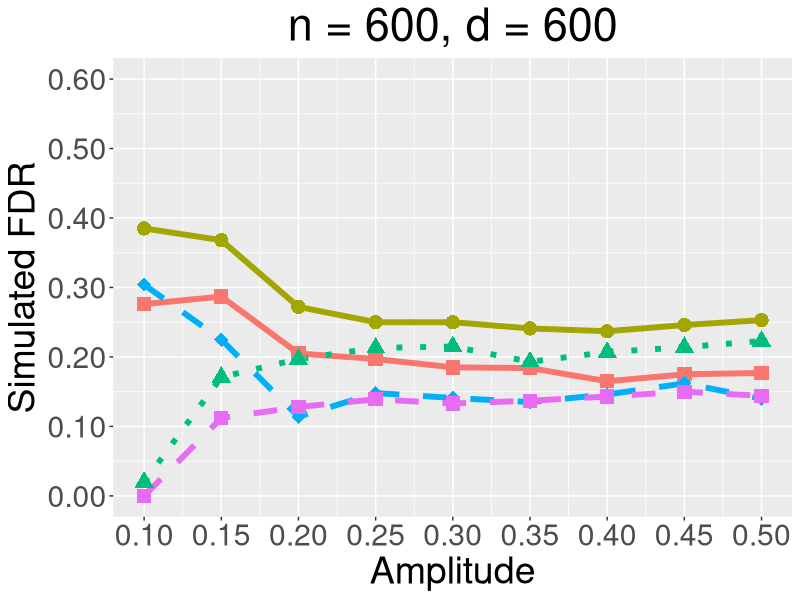
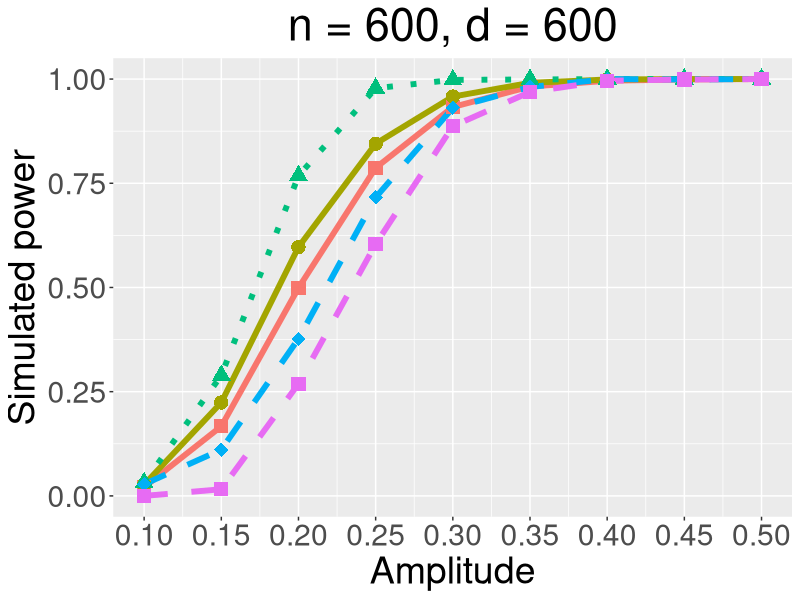
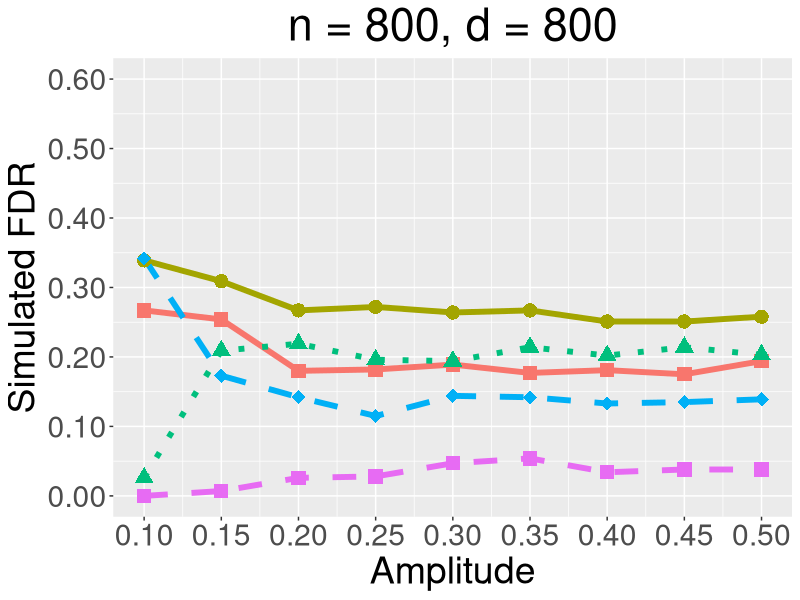
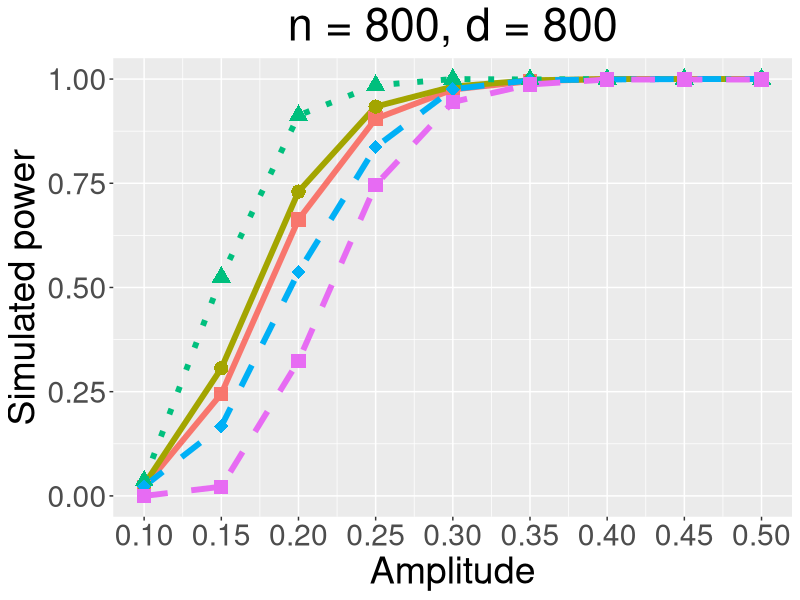
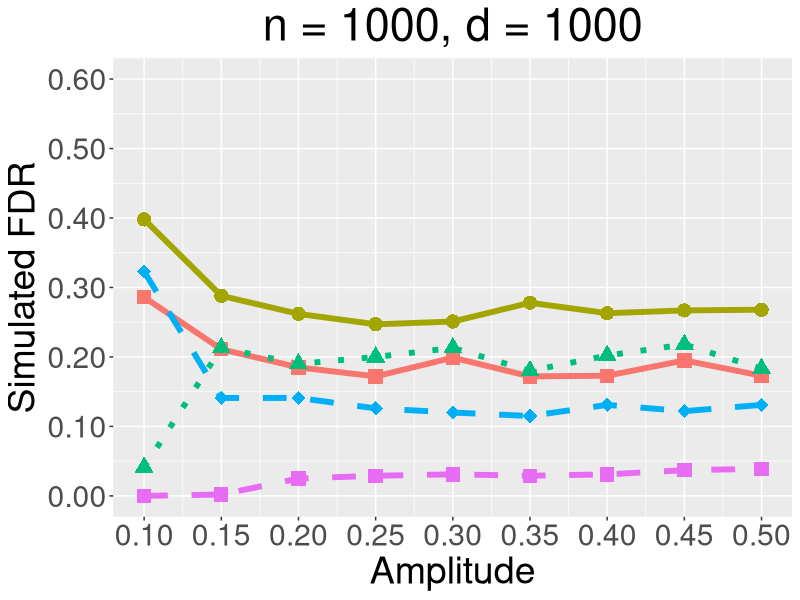
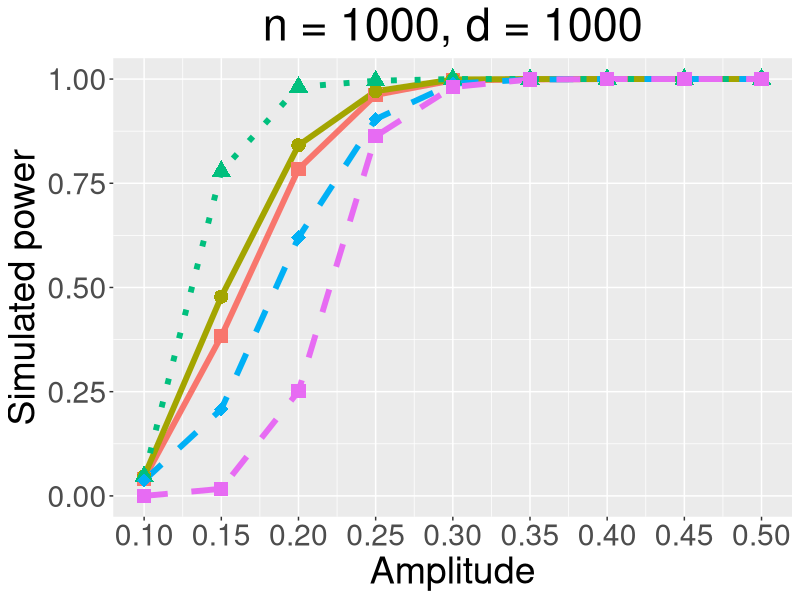

R code for these plots, in order:
library(ggplot2)


########################################################
#DATA


n600p600fdr_02 = matrix(c(0.276,0.385,0.020,0.304,0,
                        0.287,0.368,0.171,0.225,0.112,
                        0.205,0.272,0.197,0.114,0.128,
                        0.197,0.250,0.213,0.148,0.139,
                        0.185,0.250,0.215,0.141,0.133,
                        0.184,0.241,0.193,0.135,0.137,
                        0.165,0.237,0.207,0.146,0.143,
                        0.175,0.246,0.214,0.162,0.150,
                        0.177,0.253,0.223,0.140,0.144),
                      byrow = TRUE, nrow = 9, ncol = 5)


n600p600power_02 = matrix(c(0.021,0.027,0.032,0.028,0,
                          0.167,0.224,0.289,0.111,0.016,
                          0.499,0.597,0.768,0.377,0.269,
                          0.787,0.845,0.978,0.716,0.604,
                          0.933,0.958,0.998,0.931,0.887,
                          0.982,0.991,0.999,0.981,0.969,
                          0.996,0.999,1,1,0.996,
                          0.999,1,1,0.999,0.999,
                          1,1,1,1,1),
                        byrow = TRUE, nrow = 9, ncol = 5)


###########################################################


n800p800fdr_02 = matrix(c(0.267,0.339,0.026,0.342,0,
                          0.254,0.309,0.209,0.173,0.007,
                          0.180,0.267,0.219,0.142,0.026,
                          0.182,0.272,0.196,0.115,0.028,
                          0.189,0.264,0.194,0.144,0.047,
                          0.177,0.267,0.214,0.142,0.054,
                          0.181,0.251,0.202,0.133,0.034,
                          0.175,0.251,0.214,0.135,0.038,
                          0.194,0.258,0.203,0.139,0.038),
                        byrow = TRUE, nrow = 9, ncol = 5)


n800p800power_02 = matrix(c(0.021,0.027,0.036,0.023,0,
                            0.245,0.306,0.525,0.167,0.022,
                            0.663,0.730,0.913,0.537,0.324,
                            0.905,0.934,0.985,0.837,0.746,
                            0.975,0.982,1,0.976,0.945,
                            0.995,0.997,0.999,0.997,0.987,
                            1,1,1,0.999,0.999,
                            1,1,1,1,0.999,
                            1,1,1,1,0.999),
                          byrow = TRUE, nrow = 9, ncol = 5)

###########################################################


n1000p1000fdr_02 = matrix(c(0.286,0.398,0.041,0.323,0,
                        0.211,0.288,0.213,0.141,0.002,
                        0.185,0.262,0.190,0.141,0.025,
                        0.172,0.247,0.200,0.126,0.029,
                        0.199,0.251,0.213,0.120,0.031,
                        0.172,0.278,0.180,0.115,0.029,
                        0.173,0.263,0.202,0.131,0.031,
                        0.195,0.267,0.218,0.122,0.037,
                        0.173,0.268,0.183,0.131,0.039),
                      byrow = TRUE, nrow = 9, ncol = 5)


n1000p1000power_02 = matrix(c(0.041,0.047,0.047,0.037,0,
                          0.383,0.478,0.779,0.208,0.017,
                          0.784,0.841,0.981,0.620,0.251,
                          0.962,0.971,0.996,0.904,0.863,
                          0.997,0.999,1,0.989,0.981,
                          0.999,1,1,0.999,0.999,
                          1,1,1,1,1,
                          1,1,1,1,1,
                          1,1,1,1,1),
                        byrow = TRUE, nrow = 9, ncol = 5)

##########################################################


###DRAW


# fdr01, 6 figures


# Figure 2-1
# Set x label, it is public.
amp = rep(c(0.1,0.15,0.2,0.25,0.3,0.35,0.4,0.45,0.5), times = 5)

type = rep(c('A','B','C','D','E'), each = 9)

points = c('A' = 15, 'B' = 16, 'C' = 17, 'D' = 18, 'E' = 15)

# Read the data into dataframe.
fdr21 = c(n600p600fdr_02[,1], n600p600fdr_02[,2], n600p600fdr_02[,3], n600p600fdr_02[,4], n600p600fdr_02[,5])
df21 = data.frame(amp = amp, type = type, fdr = fdr21)

# DRAW
n600p600fdr_02 = 
  ggplot(data = df21, mapping = aes(x = amp, y = fdr, colour = type, shape = type, linetype = type)) + scale_linetype_manual(values=c("solid", "solid", "dotted", "dashed", "dashed")) + scale_shape_manual(values = points)+ geom_line(linewidth = 2) + geom_point(size = 4.5) + scale_x_continuous(name = "Amplitude", breaks = seq(0.1, 0.5, by = 0.05), labels = c("0.10", "0.15", "0.20", "0.25", "0.30", "0.35", "0.40", "0.45","0.50"), limits = c(0.1, 0.5)) + ggtitle("n = 600, d = 600") + theme(legend.position = 'none', text = element_text(size = 27), plot.title = element_text(hjust = 0.5)) + scale_y_continuous(name = "Simulated FDR", breaks = seq(0, 0.6, by = 0.1), labels = c("0.00","0.10", "0.20", "0.30", "0.40", "0.50", "0.60"), limits = c(0,0.6))

# SAVE
ggsave("n600p600fdr_02.pdf", device = "pdf", path = "C:/Users/朱正天/Desktop/Knockoff_code/Knockoff_pre/S3", width = 8, height = 6)


# Figure 2-2

# Read the data into dataframe.
pwr22 = c(n600p600power_02[,1], n600p600power_02[,2], n600p600power_02[,3], n600p600power_02[,4], n600p600power_02[,5])
df22 = data.frame(amp = amp, type = type, power = pwr22)

# DRAW
n600p600power_02 = 
  ggplot(data = df22, mapping = aes(x = amp, y = power, colour = type, shape = type, linetype = type)) + scale_linetype_manual(values=c("solid", "solid", "dotted", "dashed", "dashed")) + scale_shape_manual(values = points)+ geom_line(linewidth = 2) + geom_point(size = 4.5) + scale_x_continuous(name = "Amplitude", breaks = seq(0.1, 0.5, by = 0.05), labels = c("0.10", "0.15", "0.20", "0.25", "0.30", "0.35", "0.40", "0.45","0.50"), limits = c(0.1, 0.5)) + scale_y_continuous(name = "Simulated power", breaks = seq(0, 1, by = 0.25), labels = c("0.00","0.25", "0.50", "0.75", "1.00"), limits = c(0,1)) + ggtitle("n = 600, d = 600") + theme(legend.position = 'none', text = element_text(size = 27), plot.title = element_text(hjust = 0.5))

# SAVE
ggsave("n600p600power_02.pdf", device = "pdf", path = "C:/Users/朱正天/Desktop/Knockoff_code/Knockoff_pre/S3", width = 8, height = 6)



# Figure 2-3

# Read the data into dataframe.
fdr23 = c(n800p800fdr_02[,1], n800p800fdr_02[,2], n800p800fdr_02[,3], n800p800fdr_02[,4], n800p800fdr_02[,5])
df23 = data.frame(amp = amp, type = type, fdr = fdr23)

# DRAW
n800p800fdr_02 = 
  ggplot(data = df23, mapping = aes(x = amp, y = fdr, colour = type, shape = type, linetype = type)) + scale_linetype_manual(values=c("solid", "solid", "dotted", "dashed", "dashed")) + scale_shape_manual(values = points)+ geom_line(linewidth = 2) + geom_point(size = 4.5) + scale_x_continuous(name = "Amplitude", breaks = seq(0.1, 0.5, by = 0.05), labels = c("0.10", "0.15", "0.20", "0.25", "0.30", "0.35", "0.40", "0.45","0.50"), limits = c(0.1, 0.5)) + ggtitle("n = 800, d = 800") + theme(legend.position = 'none', text = element_text(size = 27), plot.title = element_text(hjust = 0.5)) + scale_y_continuous(name = "Simulated FDR", breaks = seq(0, 0.6, by = 0.1), labels = c("0.00","0.10", "0.20", "0.30", "0.40", "0.50", "0.60"), limits = c(0,0.6))

# SAVE
ggsave("n800p800fdr_02.pdf", device = "pdf", path = "C:/Users/朱正天/Desktop/Knockoff_code/Knockoff_pre/S3", width = 8, height = 6)


# Figure 2-4

# Read the data into dataframe.
pwr24 = c(n800p800power_02[,1], n800p800power_02[,2], n800p800power_02[,3], n800p800power_02[,4], n800p800power_02[,5])
df24 = data.frame(amp = amp, type = type, power = pwr24)

# DRAW
n800p800power_02 = 
  ggplot(data = df24, mapping = aes(x = amp, y = power, colour = type, shape = type, linetype = type)) + scale_linetype_manual(values=c("solid", "solid", "dotted", "dashed", "dashed")) + scale_shape_manual(values = points)+ geom_line(linewidth = 2) + geom_point(size = 4.5) + scale_x_continuous(name = "Amplitude", breaks = seq(0.1, 0.5, by = 0.05), labels = c("0.10", "0.15", "0.20", "0.25", "0.30", "0.35", "0.40", "0.45","0.50"), limits = c(0.1, 0.5)) + scale_y_continuous(name = "Simulated power", breaks = seq(0, 1, by = 0.25), labels = c("0.00","0.25", "0.50", "0.75", "1.00"), limits = c(0,1)) + ggtitle("n = 800, d = 800") + theme(legend.position = 'none', text = element_text(size = 27), plot.title = element_text(hjust = 0.5))

# SAVE
ggsave("n800p800power_02.pdf", device = "pdf", path = "C:/Users/朱正天/Desktop/Knockoff_code/Knockoff_pre/S3", width = 8, height = 6)


# Figure 2-9

# Read the data into dataframe.
fdr29 = c(n1000p1000fdr_02[,1], n1000p1000fdr_02[,2], n1000p1000fdr_02[,3], n1000p1000fdr_02[,4], n1000p1000fdr_02[,5])
df29 = data.frame(amp = amp, type = type, fdr = fdr29)

# DRAW
n1000p1000fdr_02 = 
  ggplot(data = df29, mapping = aes(x = amp, y = fdr, colour = type, shape = type, linetype = type)) + scale_linetype_manual(values=c("solid", "solid", "dotted", "dashed", "dashed")) + scale_shape_manual(values = points)+ geom_line(linewidth = 2) + geom_point(size = 4.5) + scale_x_continuous(name = "Amplitude", breaks = seq(0.1, 0.5, by = 0.05), labels = c("0.10", "0.15", "0.20", "0.25", "0.30", "0.35", "0.40", "0.45","0.50"), limits = c(0.1, 0.5)) + ggtitle("n = 1000, d = 1000") + theme(legend.position = 'none', text = element_text(size = 27), plot.title = element_text(hjust = 0.5)) + scale_y_continuous(name = "Simulated FDR", breaks = seq(0, 0.6, by = 0.1), labels = c("0.00","0.10", "0.20", "0.30", "0.40", "0.50", "0.60"), limits = c(0,0.6))

# SAVE
ggsave("n1000p1000fdr_02.pdf", device = "pdf", path = "C:/Users/朱正天/Desktop/Knockoff_code/Knockoff_pre/S3", width = 8, height = 6)


# Figure 2-10

# Read the data into dataframe.
pwr210 = c(n1000p1000power_02[,1], n1000p1000power_02[,2], n1000p1000power_02[,3], n1000p1000power_02[,4], n1000p1000power_02[,5])
df210 = data.frame(amp = amp, type = type, power = pwr210)

# DRAW
n1000p1000power_02 = 
  ggplot(data = df210, mapping = aes(x = amp, y = power, colour = type, shape = type, linetype = type)) + scale_linetype_manual(values=c("solid", "solid", "dotted", "dashed", "dashed")) + scale_shape_manual(values = points)+ geom_line(linewidth = 2) + geom_point(size = 4.5) + scale_x_continuous(name = "Amplitude", breaks = seq(0.1, 0.5, by = 0.05), labels = c("0.10", "0.15", "0.20", "0.25", "0.30", "0.35", "0.40", "0.45","0.50"), limits = c(0.1, 0.5)) + scale_y_continuous(name = "Simulated power", breaks = seq(0, 1, by = 0.25), labels = c("0.00","0.25", "0.50", "0.75", "1.00"), limits = c(0,1)) + ggtitle("n = 1000, d = 1000") + theme(legend.position = 'none', text = element_text(size = 27), plot.title = element_text(hjust = 0.5))

# SAVE
ggsave("n1000p1000power_02.pdf", device = "pdf", path = "C:/Users/朱正天/Desktop/Knockoff_code/Knockoff_pre/S3", width = 8, height = 6)




